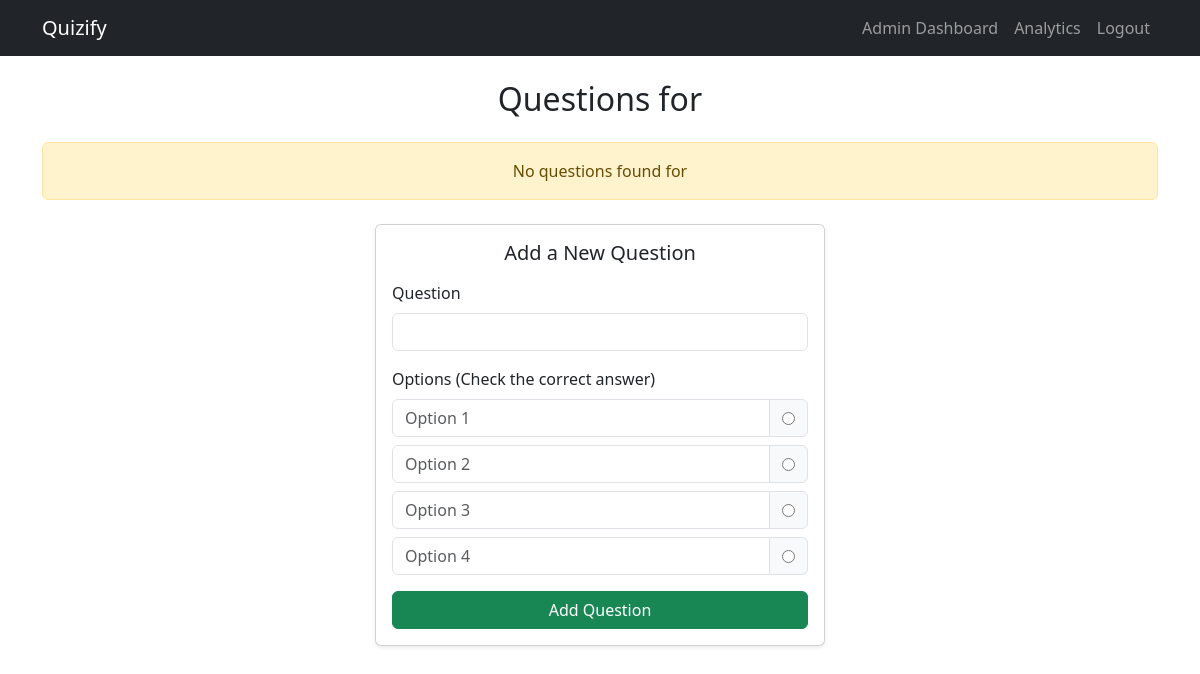
Before: /admin/admin/get_questions?quiz_id=2 (signed in) with the older database file.
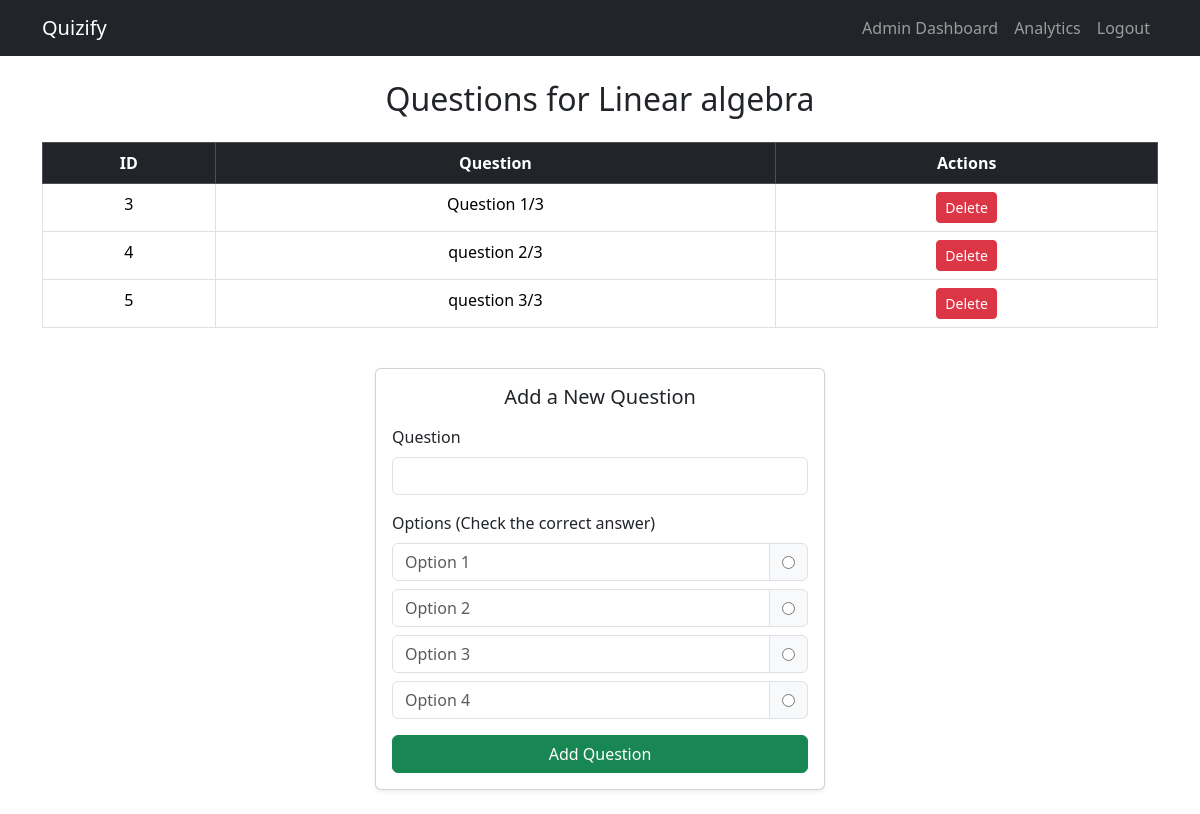
After: the same page with the newer database file.
### models.py (models this page shows)
class Quiz(db.Model):
    __tablename__ = 'quiz'
    quiz_id = db.Column(db.Integer, primary_key=True)
    quiz_name = db.Column(db.String(50), nullable=False)
    chapter_id = db.Column(db.Integer, db.ForeignKey('chapters.chapter_id'))
    questions = db.relationship('Question', backref='quiz', cascade='all, delete-orphan')

class Question(db.Model):
    __tablename__ = 'questions'
    question_id = db.Column(db.Integer, primary_key=True)
    question = db.Column(db.Text, nullable=False)
    quiz_id = db.Column(db.Integer, db.ForeignKey('quiz.quiz_id'))
    options = db.relationship('Option', backref='question', cascade='all, delete-orphan')

### controllers/admin.py (the view)
@admin.route('/admin/get_questions', methods=['GET', 'POST'])
@admin_required
def get_questions():
    quiz_id = request.args.get('quiz_id') if request.method == 'GET' else request.form.get('quiz_id')
    quiz = Quiz.query.get(quiz_id)
    questions = quiz.questions if quiz else []
    return render_template('admin/view_questions.html', questions=questions, quiz_id=quiz_id, quiz=quiz)

### controllers/admin.py (called while the page is built)
def admin_required(f):
    @wraps(f)
    def decorated_function(*args, **kwargs):
        if 'user_id' not in session:
            flash('Please log in first.', 'error')
            return redirect(url_for('auth.login'))
        user = User.query.get(session['user_id'])
        if not user or not user.is_admin:
            flash('Admin access required.', 'error')
            return redirect(url_for('auth.login'))
        return f(*args, **kwargs)
    return decorated_function

### templates/admin/view_questions.html (shortened to what this page needs)
{% extends 'base.html' %}
{% block content %}
<div class="container my-4">
    <h2 class="mb-4 text-center">Questions for {{ quiz.quiz_name }}</h2>
    {% if questions %}
    <div class="table-responsive">
        <table class="table table-bordered table-hover text-center">
            <thead class="table-dark">
                <tr>
                    <th>ID</th>
                    <th>Question</th>
                    <th>Actions</th>
                </tr>
            </thead>
            <tbody>
                {% for question in questions %}
                <tr>
                    <td>{{ question.question_id }}</td>
                    <td>{{ question.question }}</td>
                    <td>
                        <form method="POST" action="{{ url_for('admin.delete_question')}}" class="d-inline">
                            <button type="submit" class="btn btn-danger btn-sm">
                                Delete</button>
                        </form>
                    </td>
                </tr>
                {% endfor %}
            </tbody>
        </table>
    </div>
    {% else %}
    <div class="alert alert-warning text-center">No questions found for {{ quiz.quiz_name }}</div>
    {% endif %}
    <div class="card shadow-sm p-3 mt-4 mx-auto" style="max-width: 450px;">
        <h5 class="card-title mb-3 text-center">Add a New Question</h5>
        <form method="POST" action="{{ url_for('admin.add_question') }}">
            <div class="mb-3">
                <label for="question" class="form-label">Question</label>
                <input type="text" name="question" id="question" class="form-control" required>
            </div>
            <div class="mb-3">
                <label class="form-label">Options (Check the correct answer)</label>
                <div id="options">
                    <div class="input-group mb-2">
                        <input type="text" name="options[0][option_text]" class="form-control" placeholder="Option 1" required>
                        <div class="input-group-text">
                            <input type="radio" name="correct_option" value="0" required>
                        </div>
                    </div>
                    <div class="input-group mb-2">
                        <input type="text" name="options[1][option_text]" class="form-control" placeholder="Option 2" required>
                        <div class="input-group-text">
                            <input type="radio" name="correct_option" value="1" required>
                        </div>
                    </div>
                    <div class="input-group mb-2">
                        <input type="text" name="options[2][option_text]" class="form-control" placeholder="Option 3" required>
                        <div class="input-group-text">
                            <input type="radio" name="correct_option" value="2" required>
                        </div>
                    </div>
                    <div class="input-group mb-2">
                        <input type="text" name="options[3][option_text]" class="form-control" placeholder="Option 4" required>
                        <div class="input-group-text">
                            <input type="radio" name="correct_option" value="3" required>
                        </div>
                    </div>
                </div>
            </div>
            <div class="d-grid">
                <button type="submit" class="btn btn-success"> Add Question</button>
            </div>
        </form>
    </div>
</div>
{% endblock %}

Changed rows visible on the page:
added Quiz: quiz_name "Linear algebra"
added Question: question_id "3", question "Question 1/3"
added Question: question_id "4", question "question 2/3"
added Question: question_id "5", question "question 3/3"
Other visible differences:
text no longer shown: "No questions found for"
text now shown: "ID Question Actions"
